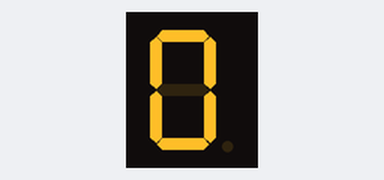
Simulated run of this sketch. Board: Arduino Uno, built with avr-gcc and run on an emulated ATmega328P. Shown: 1-digit seven-segment display. Wiring (inferred from the names in the program): 1-digit 7-segment display, segments lit when HIGH: segments pin 2, pin 3, pin 4, pin 5, pin 6, pin 8, pin 7, pin 9. The segment pins are drawn as the display they are named for.

Above: at 0.1 s.
At 1.1 s:
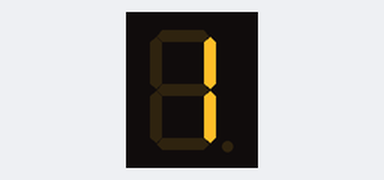
At 2.1 s:
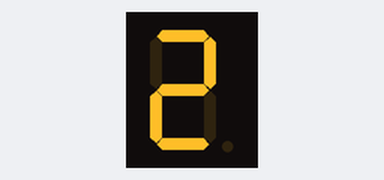
At 4.1 s:
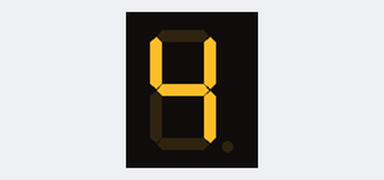
At 6.1 s:
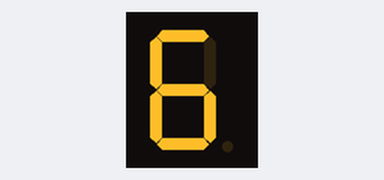
At 9.1 s:
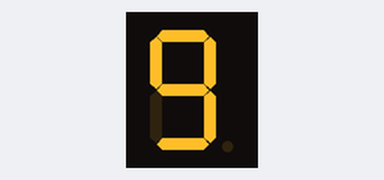

The sketch:

address_lcd.ino
```cpp
/*
 제목      : 7세그먼트로 숫자 표시하기
 내용      : 7세그먼트를 사용하여 0부터 9까지 숫자를 표시해 봅시다.
 */

// 7세그먼트는 총 8개의 LED로 구성이 되어 있습니다.
// 본 예제에서는 캐소드(Common Cathode) 타입을 사용하므로, HIGH(1) 값으로 설정합니다.
// 켜고자 하는 LED의 핀에 HIGH(1) 값을 보내도록 설정합니다.
// 반대로, 공통 애노드(Common Anode) 타입의 7세그먼트을 사용할 경우, LOW(0) 값으로 설정합니다.
// 7세그먼트 각각 LED에 핀을 할당합니다. {A, B, C, D, E, F, G, H}
int segmentLEDs[] = {2, 3, 4, 5, 6, 7, 8, 9};
// 지정된 LED 개수
int segmentLEDsNum = 8;

// 각 숫자에 대한 LED 설정 값을 정의합니다.
// 숫자에 매칭되는 LED의 로직레벨을 LOW(0) 상태로 설정합니다.
int digitForNum[10][8] = {
// {A, B, C, D, E, F, G, H}
   {1, 1, 1, 1, 1, 0, 1, 0}, //0
   {0, 1, 1, 0, 0, 0, 0, 0}, //1
   {1, 1, 0, 1, 1, 1, 0, 0}, //2
   {1, 1, 1, 1, 0, 1, 0, 0}, //3
   {0, 1, 1, 0, 0, 1, 1, 0}, //4
   {1, 0, 1, 1, 0, 1, 1, 0}, //5
   {1, 0, 1, 1, 1, 1, 1, 0}, //6
   {1, 1, 1, 0, 0, 0, 0, 0}, //7
   {1, 1, 1, 1, 1, 1, 1, 0}, //8
   {1, 1, 1, 1, 0, 1, 1, 0}  //9

};

// 실행시 가장 먼저 호출되는 함수이며, 최초 1회만 실행됩니다.
// 변수를 선언하거나 초기화를 위한 코드를 포함합니다.
void setup() {
   // 7세그먼트 각각 LED에 연결된 핀을 OUTPUT으로 설정합니다.
   for (int i = 0 ; i < segmentLEDsNum ; i++) {
      pinMode(segmentLEDs[i], OUTPUT);
   }
}

// setup() 함수가 호출된 이후, loop() 함수가 호출되며,
// 블록 안의 코드를 무한히 반복 실행됩니다.
void loop() {
   // 0부터 9까지 숫자를 순서대로 표시합니다.
   for (int i = 0 ; i < 10 ; i++) {
      // 각 숫자에 대한 각각 LED의 로직레벨을 설정합니다.
      for (int j = 0 ; j < segmentLEDsNum ; j++) {
         digitalWrite(segmentLEDs[j], digitForNum[i][j]);
      }
      // 1초 동안 대기합니다.
      delay(1000);
   }
   delay(1000);
}
```

Measured:
- by itself, everything shown: repeats every 11.0 s, in 10 steps
- what the display in image 1 shows lasts 1.0 s, from 1.0 s to 2.0 s
- what the display in image 5 shows lasts 2.0 s, from 9.0 s to 11.0 s
